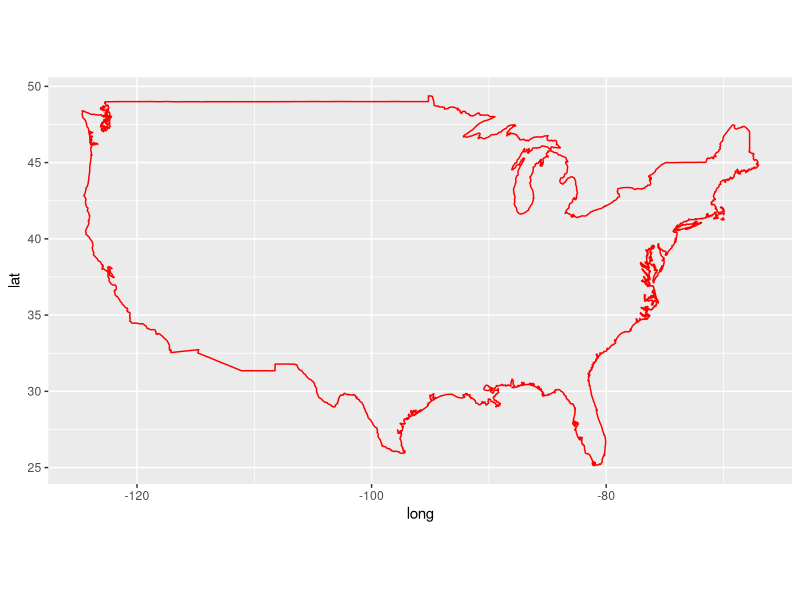
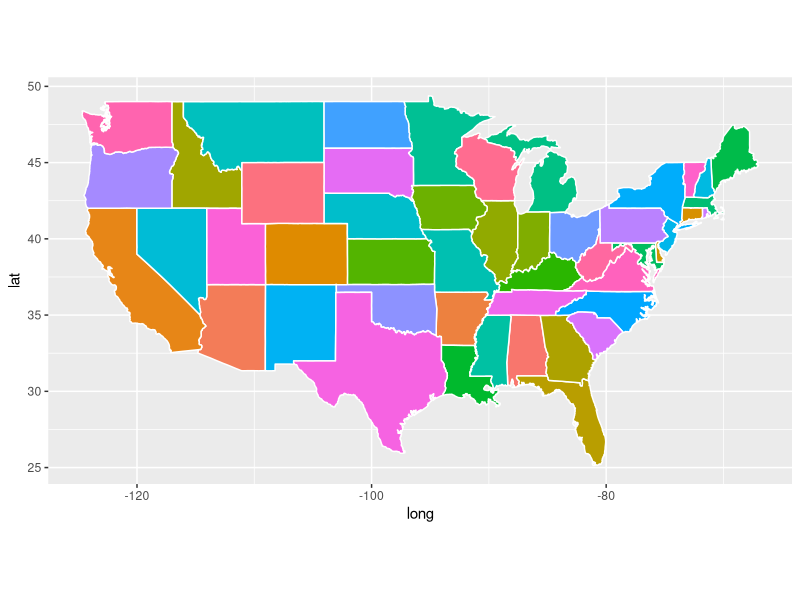
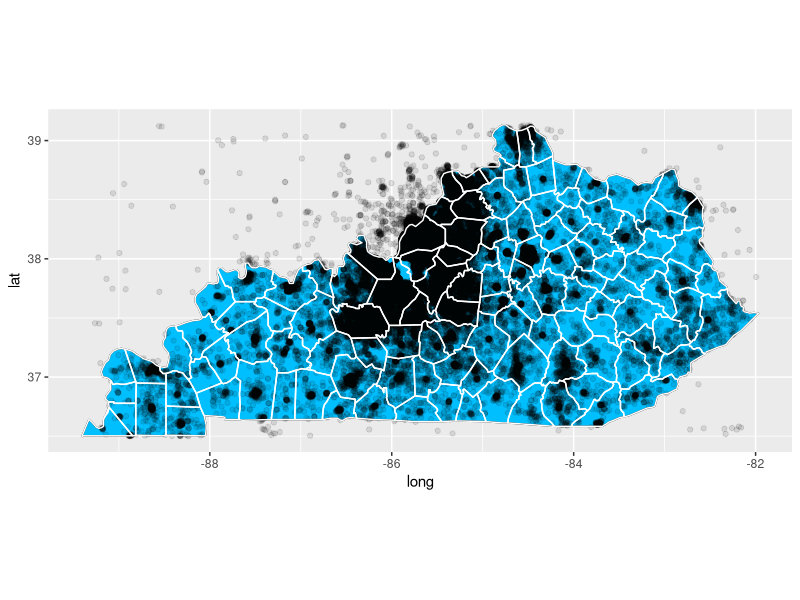

Source code (R) for these figures, in order:
#
# Examples from: http://eriqande.github.io/rep-res-web/lectures/making-maps-with-R.html
# 


library('maps')
library("mapproj")
m = map("state", fill = TRUE, plot = FALSE)
area.map(m, "Kentucky")

library("ggplot2")
usa <- map_data("usa") 
states <- map_data("state")
ggplot() + 
  geom_polygon(data = usa, aes(x=long, y = lat, group = group), fill = NA, color = "red") + 
  coord_fixed(1.3)

ggplot(data = states) + 
  geom_polygon(aes(x = long, y = lat, fill = region, group = group), color = "white") + 
  coord_fixed(1.3) +
  guides(fill=FALSE)  # do this to leave off the color legend

kentucky <- subset(states, region %in% "kentucky")


sampleLL <- read.csv('data/lat_long_synthetic.csv')

# Data is all over the country -- make a simple bounding box for Kentucky:
  minlong <- min(kentucky$long)
  minlat <- min(kentucky$lat)
  maxlong <- max(kentucky$long)
  maxlat <- max(kentucky$lat)

  x <- which (sampleLL$Longitude > minlong &
                     sampleLL$Longitude < maxlong &
                     sampleLL$Latitude > minlat &
                     sampleLL$Latitude < maxlat)
sampleLL <- sampleLL[x,]

counties <- map_data('county')
ky_counties <- subset(counties, region == "kentucky")

ggplot(data = kentucky) + 
  geom_polygon(aes(x = long, y = lat, group = group), fill = "deepskyblue", color = "black") + 
  coord_fixed(1.3) +
  geom_point(data=sampleLL, aes(x=Longitude, y=Latitude), alpha = 0.1) +
  geom_polygon(data=ky_counties, aes(x=long, y=lat, group=group), fill = NA, color = "white")
  
